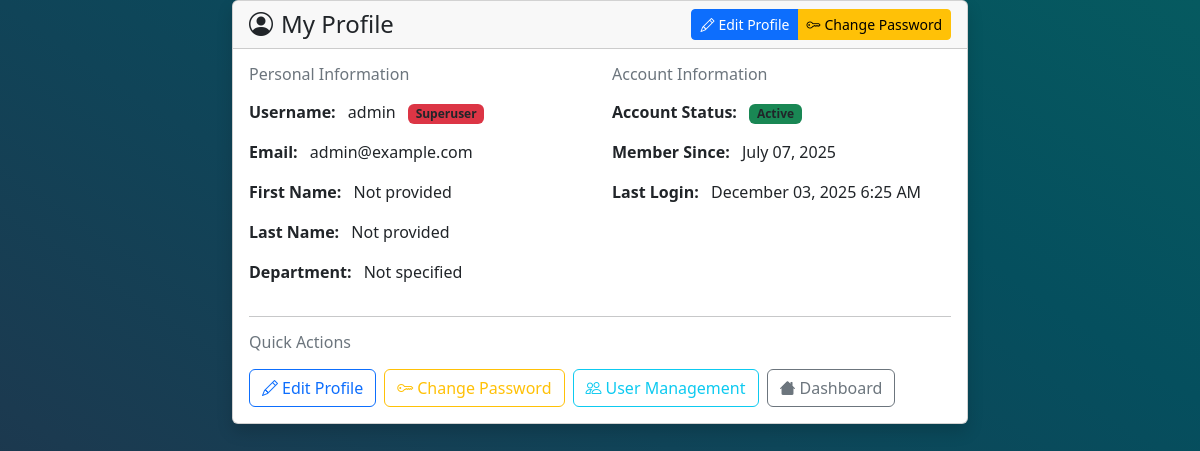
The page /user-accounts/profile/ (signed in) on the database as committed earlier.
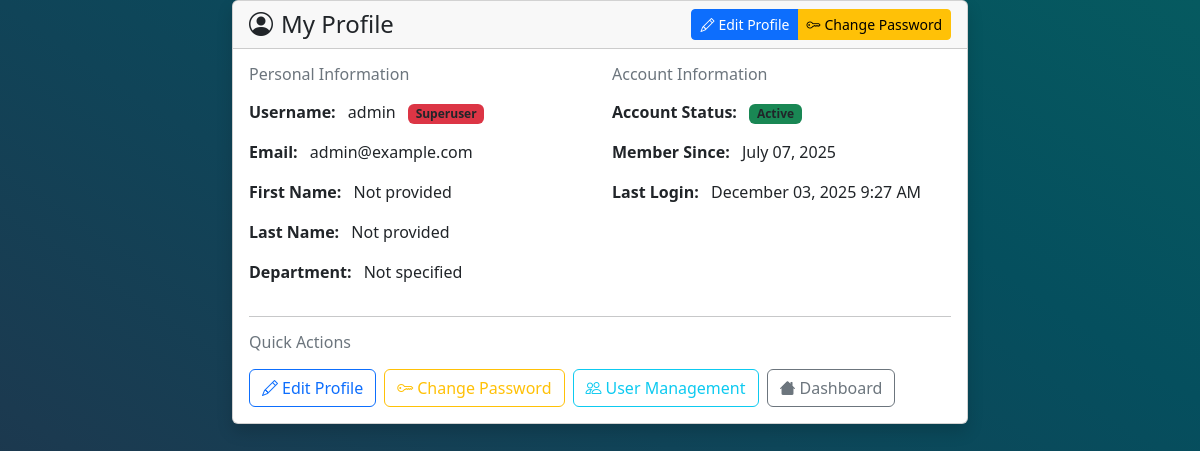
The same page on the database as committed later.
### accounts/models.py (models this page shows, shortened)
class User(AbstractUser):
    department = models.CharField(max_length=100, null=True, blank=True)
    groups = models.ManyToManyField(
        'auth.Group',
        related_name='custom_user_groups',
        blank=True,
        help_text='The groups this user belongs to.'
    )
    user_permissions = models.ManyToManyField(
        'auth.Permission',
        related_name='custom_user_permissions',
        blank=True,
        help_text='Specific permissions for this user.'
    )

### accounts/views.py (the view)
# urls.py: path('profile/', views.profile_view, name='profile'),
@login_required
def profile_view(request):
    return render(request, 'accounts/profile.html', {'user': request.user})

### templates/accounts/profile.html (shortened to what this page needs)
{% extends "base.html" %}
{% block content %}
<div class="container">
    <div class="row justify-content-center">
        <div class="col-md-8">
            <div class="card shadow">
                <div class="card-header d-flex justify-content-between align-items-center">
                    <h4 class="mb-0">
                        <i class="bi bi-person-circle me-2"></i>My Profile
                    </h4>
                    <div class="btn-group" role="group">
                        <a href="{% url 'accounts:user_detail' user.pk %}" class="btn btn-primary btn-sm">
                            <i class="bi bi-pencil me-1"></i>Edit Profile
                        </a>
                        <a href="{% url 'accounts:change_password' %}" class="btn btn-warning btn-sm">
                            <i class="bi bi-key me-1"></i>Change Password
                        </a>
                    </div>
                </div>
                <div class="card-body">
                    <div class="row">
                        <div class="col-md-6">
                            <h6 class="text-muted mb-3">Personal Information</h6>
                            <div class="mb-3">
                                <strong>Username:</strong>
                                <span class="ms-2">{{ user.username }}</span>
                                {% if user.is_superuser %}
                                    <span class="badge bg-danger ms-2">Superuser</span>
                                {% elif user.is_staff %}
                                    <span class="badge bg-warning">Staff</span>
                                {% endif %}
                            </div>
                            <div class="mb-3">
                                <strong>Email:</strong>
                                <span class="ms-2">{{ user.email|default:"Not provided" }}</span>
                            </div>
                            <div class="mb-3">
                                <strong>First Name:</strong>
                                <span class="ms-2">{{ user.first_name|default:"Not provided" }}</span>
                            </div>
                            <div class="mb-3">
                                <strong>Last Name:</strong>
                                <span class="ms-2">{{ user.last_name|default:"Not provided" }}</span>
                            </div>
                            <div class="mb-3">
                                <strong>Department:</strong>
                                <span class="ms-2">{{ user.department|default:"Not specified" }}</span>
                            </div>
                        </div>
                        <div class="col-md-6">
                            <h6 class="text-muted mb-3">Account Information</h6>
                            <div class="mb-3">
                                <strong>Account Status:</strong>
                                {% if user.is_active %}
                                    <span class="badge bg-success ms-2">Active</span>
                                {% else %}
                                    <span class="badge bg-danger ms-2">Inactive</span>
                                {% endif %}
                            </div>
                            <div class="mb-3">
                                <strong>Member Since:</strong>
                                <span class="ms-2">{{ user.date_joined|date:"F d, Y" }}</span>
                            </div>
                            <div class="mb-3">
                                <strong>Last Login:</strong>
                                <span class="ms-2">{{ user.last_login|date:"F d, Y g:i A"|default:"Never" }}</span>
                            </div>
                        </div>
                    </div>
                    <hr>
                    <div class="row">
                        <div class="col-12">
                            <h6 class="text-muted mb-3">Quick Actions</h6>
                            <div class="d-flex flex-wrap gap-2">
                                <a href="{% url 'accounts:user_detail' user.pk %}" class="btn btn-outline-primary">
                                    <i class="bi bi-pencil me-1"></i>Edit Profile
                                </a>
                                <a href="{% url 'accounts:change_password' %}" class="btn btn-outline-warning">
                                    <i class="bi bi-key me-1"></i>Change Password
                                </a>
                                {% if user.is_superuser or user.is_staff %}
                                <a href="{% url 'accounts:user_dashboard' %}" class="btn btn-outline-info">
                                    <i class="bi bi-people me-1"></i>User Management
                                </a>
                                {% endif %}
                                <a href="{% url 'main_dashboard' %}" class="btn btn-outline-secondary">
                                    <i class="bi bi-house me-1"></i>Dashboard
                                </a>
                            </div>
                        </div>
                    </div>
                </div>
            </div>
        </div>
    </div>
</div>
{% endblock %}

### templates/base.html (shortened to what this page needs)
{% load static %}
<!DOCTYPE html>
<html lang="en">
<head>
    <link href="{% static 'css/vendor/tailwind.min.css' %}" rel="stylesheet" />
    <link href="{% static 'css/tailwind-reset.css' %}" rel="stylesheet" />
    <link href="{% static 'css/vendor/bootstrap.min.css' %}" rel="stylesheet" />
    <link rel="stylesheet" href="{% static 'css/vendor/bootstrap-icons.css' %}" />
    <link rel="stylesheet" href="{% static 'css/vendor/fontawesome.min.css' %}" />
    <link href="{% static 'css/styles.css' %}" rel="stylesheet" />
    <link href="{% static 'css/text-contrast.css' %}" rel="stylesheet" />
    <link href="{% static 'css/notifications.css' %}" rel="stylesheet" />
</head>
<body hx-headers='{"X-CSRFToken": "{{ csrf_token }}"}'>
    {% block content %}
    {% endblock %}
</body>
</html>

### static/css/styles.css (style rules this page uses)
body { background-image: linear-gradient(to right top, #212f45, #1b3a50, #104458, #054f5e, #065a60); min-height: 100vh; }

### static/css/text-contrast.css (style rules this page uses)
.bg-white, .card-body, .card, .table, .form-control, .form-select, .list-group-item, .modal-content, .dropdown-menu { color: #212529 !important; }
.bg-white h1, .bg-white h2, .bg-white h3, .bg-white h4, .bg-white h5, .bg-white h6, .card h1, .card h2, .card h3, .card h4, .card h5, .card h6, .table h1, .table h2, .table h3, .table h4, .table h5, .table h6, .modal-content h1, .modal-content h2, .modal-content h3, .modal-content h4, .modal-content h5, .modal-content h6 { color: #212529 !important; }
.bg-white p, .bg-white span, .bg-white div, .bg-white td, .bg-white th, .bg-white label, .card p, .card span, .card div, .card td, .card th, .card label, .table p, .table span, .table div, .table td, .table th, .table label, .modal-content p, .modal-content span, .modal-content div, .modal-content td, .modal-content th, .modal-content label { color: #212529 !important; }
.container, .container-fluid, .row, .col { color: inherit; }
.bg-white .text-muted, .card .text-muted, .modal-content .text-muted { color: #6c757d !important; }

Rows that differ between the two databases and show on the page:
changed User "admin": last_login "December 03, 2025 6:25 AM" → "December 03, 2025 9:27 AM"
